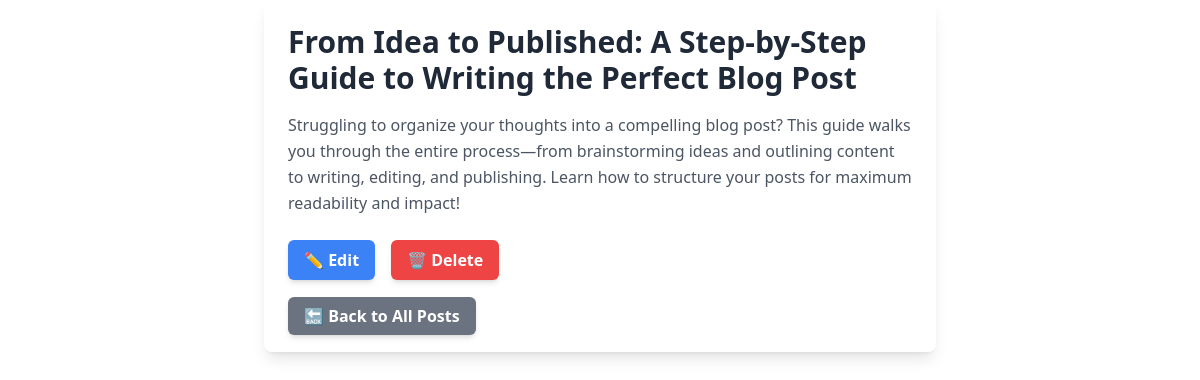
The page /post/22/ on the database its author committed.
### myapp/models.py (models this page shows, shortened)
class BlogPost(models.Model):
    title = models.CharField(max_length=250)
    content = models.TextField()

### myapp/views.py (the view)
# urls.py: path('post/<int:post_id>/', post_detail, name="post_detail"),  # Dynamic URL
def post_detail(request, post_id):
    post = BlogPost.objects.get(id=post_id)
    return render(request, 'myapp/postdetail.html', {'post': post})

### myapp/templates/myapp/postdetail.html (shortened to what this page needs)
{% load static %}
<!DOCTYPE html>
<html lang="en">
<head>
    <script src="https://cdn.tailwindcss.com"></script>
    <link rel="stylesheet" href="https://cdnjs.cloudflare.com/ajax/libs/animate.css/4.1.1/animate.min.css"/>
</head>
<body>
    <div class="max-w-2xl mx-auto bg-white p-6 rounded-lg shadow-lg animate__animated animate__fadeIn">
        <h1 class="text-3xl font-bold text-gray-800 mb-4 animate__animated animate__fadeInDown">
            {{ post.title }}
        </h1>
        <p class="text-gray-600 leading-relaxed animate__animated animate__fadeInUp animate__delay-1s">
            {{ post.content }}
        </p>
        <div class="mt-6 flex space-x-4">
            <a href="{% url 'update_post' post.id %}"
               class="px-4 py-2 bg-blue-500 text-white font-semibold rounded-md shadow-md hover:bg-blue-700 transition-all duration-300">
               ✏️ Edit
            </a>
            <a href="{% url 'delete_post' post.id %}"
               class="px-4 py-2 bg-red-500 text-white font-semibold rounded-md shadow-md hover:bg-red-700 transition-all duration-300">
               🗑 Delete
            </a>
        </div>
        <div class="mt-6">
            <a href="{% url 'post_list' %}"
               class="px-4 py-2 bg-gray-500 text-white font-semibold rounded-md shadow-md hover:bg-gray-700 transition-all duration-300">
               🔙 Back to All Posts
            </a>
        </div>
    </div>
</body>
</html>

### myapp/templates/myapp/postdetail.html (style rules this page uses)
body { @apply bg-gradient-to-r from-gray-100 to-gray-300 h-screen flex items-center justify-center; }

### rows shown on the page
BlogPost: title "From Idea to Published: A Step-by-Step Guide to Writing the Perfect Blog Post", content "Struggling to organize your thoughts into a compelling blog post? This guide walks you through the entire process—from brainstorming ideas and outlining content to writing, editing, and publishing. Learn how to structure your posts for maximum readability and impact!"
